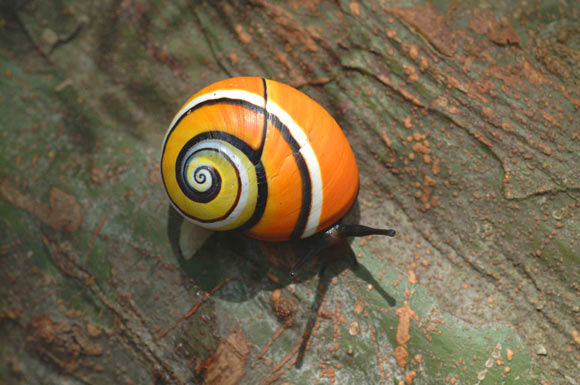
#> input picture Pert4/snail.jpg, 580 x 385 px
$ python gaussianblur.py
#> lines starting #> are read from the running program, lines starting #| are printed output that depends on the picture
import cv2
import numpy as np

src =cv2.imread('snail.jpg', cv2.IMREAD_UNCHANGED)
#> src is the input picture: shape (385, 580, 3); mean B, G, R 74.1, 100.4, 114

# Menerapkan Gaussian Blur di src Image
dst = cv2.GaussianBlur(src,(5,5),10)
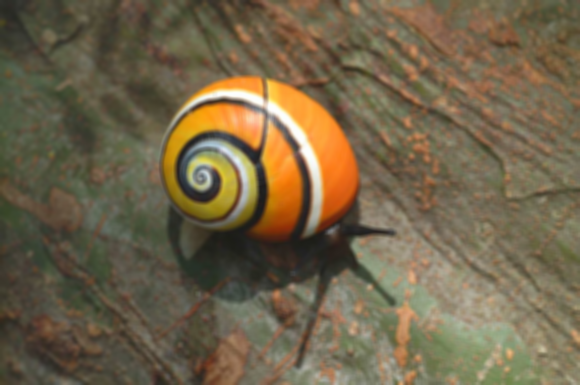
#> dst: shape (385, 580, 3); mean B, G, R 74.1, 100.4, 114

# Menampilkan input dan output image
cv2.imshow("Gausian Smoothing",np.hstack((src, dst)))
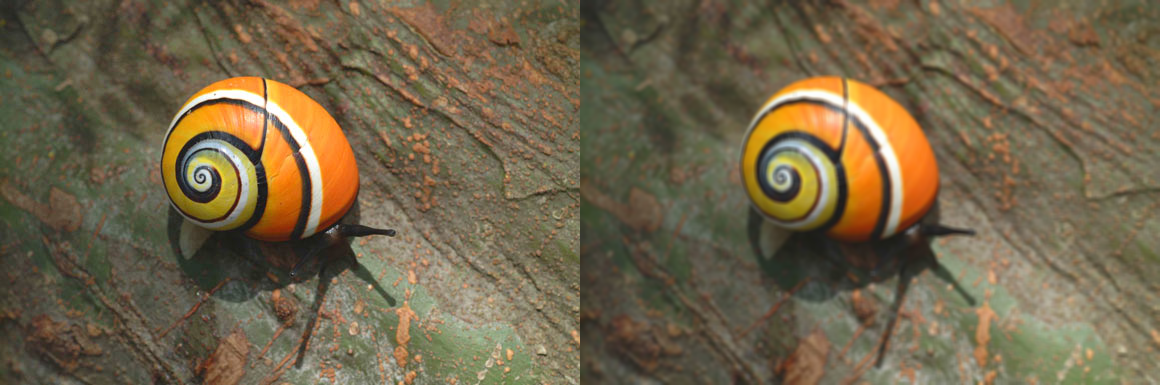
#> window 'Gausian Smoothing': shape (385, 1160, 3); mean B, G, R 74.1, 100.4, 114
cv2.waitKey(0) #Menunggu sampai keyboard ditekan
cv2.destroyAllWindows() #menghapus semua proses penampilan image

$ run again, with Pert4/catfish.jpg copied over Pert4/snail.jpg
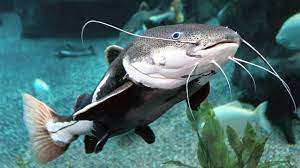
#> input picture Pert4/catfish.jpg, 300 x 168 px
#> src is the input picture: shape (168, 300, 3); mean B, G, R 107.2, 107.2, 74.3
#> `dst = cv2.GaussianBlur(src,(5,5),10)`:
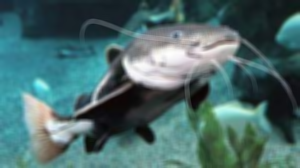
#> dst: shape (168, 300, 3); mean B, G, R 107.1, 107.2, 74.3
#> `cv2.imshow("Gausian Smoothing",np.hstack((src, dst)))`:
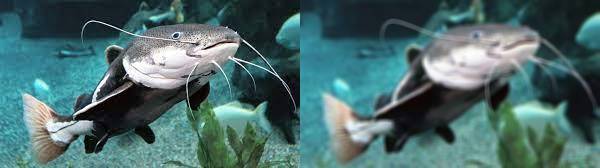
#> window 'Gausian Smoothing': shape (168, 600, 3); mean B, G, R 107.2, 107.2, 74.3

$ run again, with Pert4/goat.jpg copied over Pert4/snail.jpg
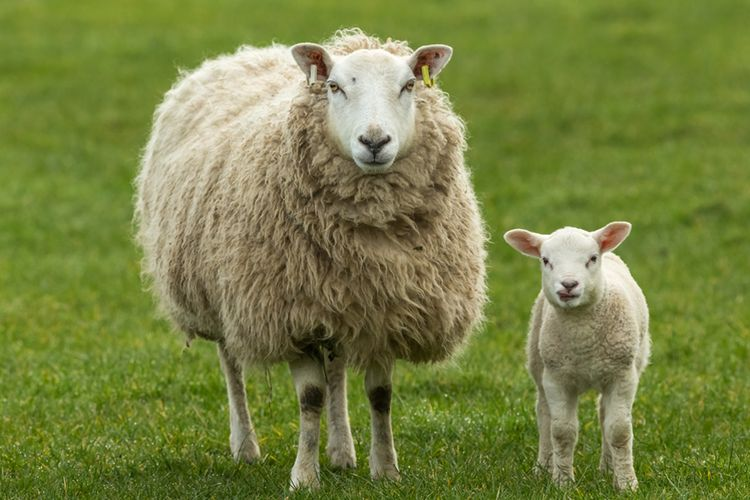
#> input picture Pert4/goat.jpg, 750 x 500 px
#> src is the input picture: shape (500, 750, 3); mean B, G, R 67.1, 129.8, 119.3
#> `cv2.imshow("Gausian Smoothing",np.hstack((src, dst)))`:
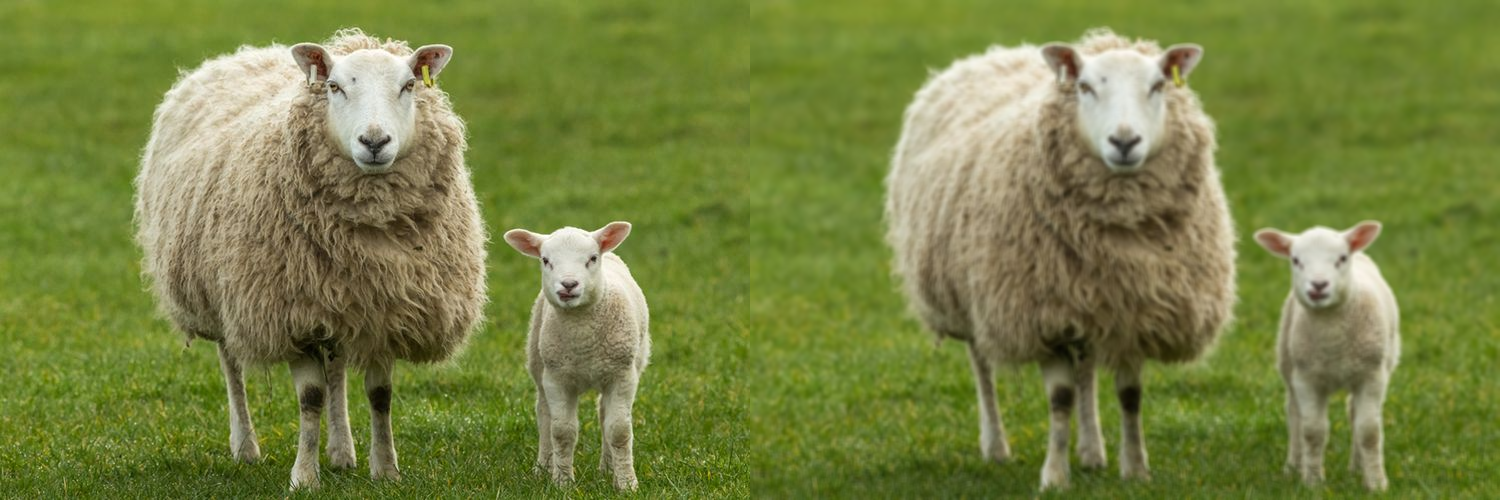
#> window 'Gausian Smoothing': shape (500, 1500, 3); mean B, G, R 67.1, 129.8, 119.3

$ run again, with Pert4/cows.jpeg copied over Pert4/snail.jpg
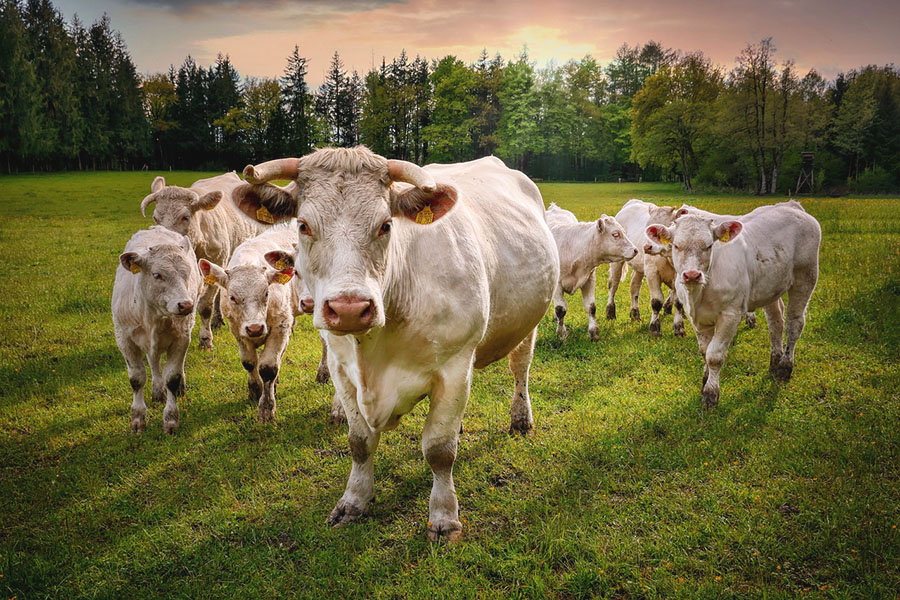
#> input picture Pert4/cows.jpeg, 900 x 600 px
#> src is the input picture: shape (600, 900, 3); mean B, G, R 63.8, 103, 109.6
#> `cv2.imshow("Gausian Smoothing",np.hstack((src, dst)))`:
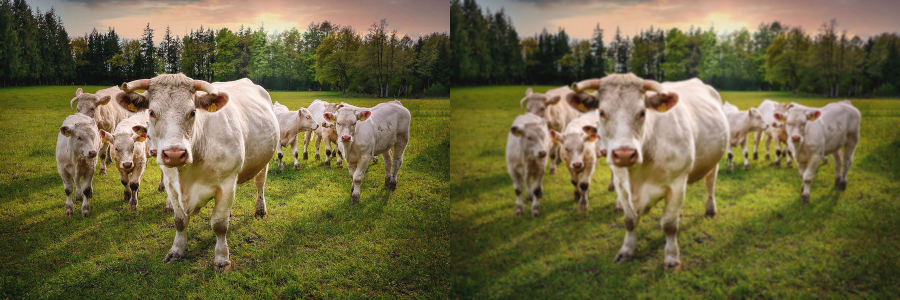
#> window 'Gausian Smoothing': shape (600, 1800, 3) (shown at 1/2 size); mean B, G, R 63.8, 103.1, 109.6
